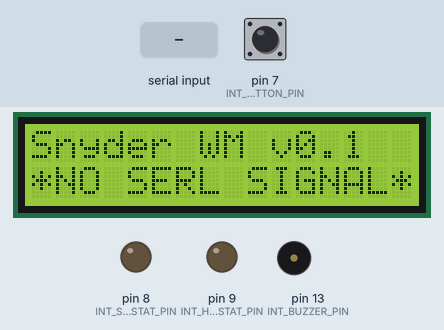
This sketch was run on a simulated Arduino Uno, built with avr-gcc and run on an emulated ATmega328P. Parts: 16×2 character LCD, output pins drawn as LEDs (lit = HIGH), buzzer (waves = sounding). The test bench sets the inputs (shaded band); at power-on: pin 7 (INT_BUTTON_PIN) LOW.

Above: at 1.2 s.
1.3 s: "90|45|200\n" received over Serial
At 1.8 s:
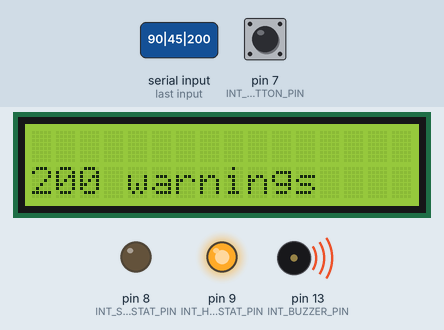
2.8 s: "|\n" received over Serial
At 3.9 s:
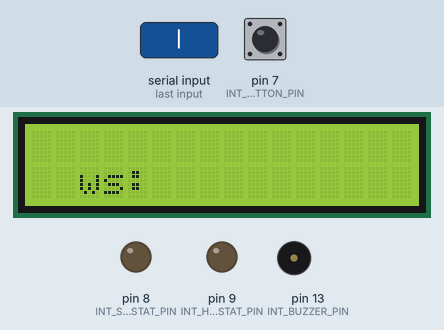
Timing chart, 0 to 5.8 s (numbered marks = the images above; inputs shaded):
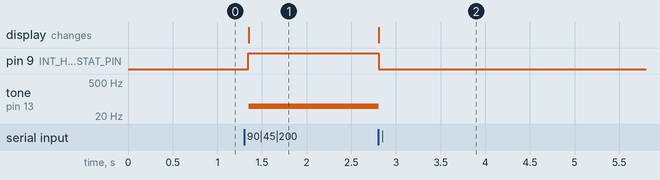

Measured:
- after the input at 1.3 s, pin 9 (INT_HIGH_STAT_PIN): LOW → HIGH after 0.05 s; tone on pin 13 (INT_BUZZER_PIN): silent → 50 Hz after 0.05 s; the display: changes after 0.05 s (image 1)
- after the input at 2.8 s, pin 9 (INT_HIGH_STAT_PIN): HIGH → LOW at once; tone on pin 13 (INT_BUZZER_PIN): 50 Hz → silent at once; the display: changes at once (image 2)

The sketch:

weathermonitor.ino
```cpp
/*
 * Arduino code for outputting weather information from host machine via serial communication
 * Joshua Snyder
 */

#include <LiquidCrystal.h>
#include <Vector.h>

//-------------------------------------------------------------------------------------------------

#define STR_TITLE                   "Snyder WM v0.1"
#define STR_NO_SIGNAL               "*NO SERL SIGNAL*"

#define INT_SERIAL_STAT_PIN         8
#define INT_HIGH_STAT_PIN           9
#define INT_BUTTON_PIN              7
#define INT_BUZZER_PIN              13

#define INT_SIG_TIMER_DURATION      15000

#define INT_LCD_RS                  12
#define INT_LCD_EN                  11
#define INT_LCD_D4                  5
#define INT_LCD_D5                  4
#define INT_LCD_D6                  3
#define INT_LCD_D7                  2

#define INT_NUM_WARNINGS_INDEX      2
#define INT_TEMP_UNIT_INDEX         0
#define INT_WIND_UNIT_INDEX         1

//-------------------------------------------------------------------------------------------------

// F|mph|2|Tornado Watch|Flood Advisory|87|clear sky|Yoe|6.51|

typedef struct {
	String desc;
	String other;

} data_t;

data_t data;

LiquidCrystal lcd(INT_LCD_RS, INT_LCD_EN, INT_LCD_D4, INT_LCD_D5, INT_LCD_D6, INT_LCD_D7);

String data_buf = "";
int signal_timer = 0;
int mode = 0;
int num_warnings = 0;
int warning_index = 3;
char byte_read;

void play_warning_sound()
{
  tone(INT_BUZZER_PIN, 50);
}
void stop_warning_sound()
{
  noTone(INT_BUZZER_PIN);
}

void process_data(String data_buf)
{
  String split_data[16];
  int str_count = 0;

  while (data_buf.length() > 0) {
    int index = data_buf.indexOf("|");
    if (index == -1) {
      split_data[str_count++] = data_buf;
      break;

    } else {
      split_data[str_count++] = data_buf.substring(0, index);
      data_buf = data_buf.substring(index + 1);
    }
  }

  num_warnings = split_data[INT_NUM_WARNINGS_INDEX].toInt();

  if (num_warnings > 0) {
    data.desc = split_data[warning_index++];
    data.other = split_data[INT_NUM_WARNINGS_INDEX] + " warnings";

    if (warning_index == INT_NUM_WARNINGS_INDEX + num_warnings + 1) {
      warning_index = 3;
    }

  } else {
    data.desc = split_data[(INT_NUM_WARNINGS_INDEX + num_warnings + 1) + 1];
    warning_index = 3;
    mode = 0;

    data.other = split_data[(INT_NUM_WARNINGS_INDEX + num_warnings + 1)];
    data.other += split_data[INT_TEMP_UNIT_INDEX] + "  ws:" + split_data[(INT_NUM_WARNINGS_INDEX + num_warnings + 1) + 3];
    data.other += split_data[INT_WIND_UNIT_INDEX];
  }
}

void clear_lcd_row(int row)
{
  lcd.setCursor(0, row);
  lcd.print("                ");
}

void print_to_lcd(int row, String output_str)
{
  lcd.setCursor(0, row);
  lcd.print(output_str);
}

void check_signal_timer()
{
  if (signal_timer > INT_SIG_TIMER_DURATION) {
    data.desc = STR_TITLE;
    data.other = STR_NO_SIGNAL;
  }
}

void update_warning_led()
{
  if (num_warnings > 0) {
    digitalWrite(INT_HIGH_STAT_PIN, HIGH);

  } else {
    digitalWrite(INT_HIGH_STAT_PIN, LOW);
  }
}

void display_hardware_info()
{
  if (Serial.available() > 0)
  {
    signal_timer = 0;

    byte_read = Serial.read();
    if (byte_read != '\n') {
      data_buf.concat(byte_read);

    } else {
      clear_lcd_row(0);
      clear_lcd_row(1);
      process_data(data_buf);
      data_buf = "";
    }
  }

  update_warning_led();

  check_signal_timer();

  signal_timer++;

  print_to_lcd(0, data.desc);
  print_to_lcd(1, data.other);
}

void check_button_state()
{
  int state = digitalRead(INT_BUTTON_PIN);

  if (state == HIGH) {
    mode = ~mode;
  }
}

void handle_warning_sound()
{
  if (num_warnings > 0) {
    if (!mode) {
      play_warning_sound();

    } else {
      stop_warning_sound();
    }

  } else {
    stop_warning_sound();
  }
}


void setup()
{
  pinMode(INT_SERIAL_STAT_PIN, OUTPUT);
  pinMode(INT_HIGH_STAT_PIN, OUTPUT);
  pinMode(INT_BUZZER_PIN, OUTPUT);
  pinMode(INT_BUTTON_PIN, INPUT);

  data.desc = STR_TITLE;
  data.other = STR_NO_SIGNAL;

  lcd.begin(16, 2);

  Serial.begin(9600);
}

void loop()
{
  check_button_state();
  handle_warning_sound();
  display_hardware_info();
}
```
